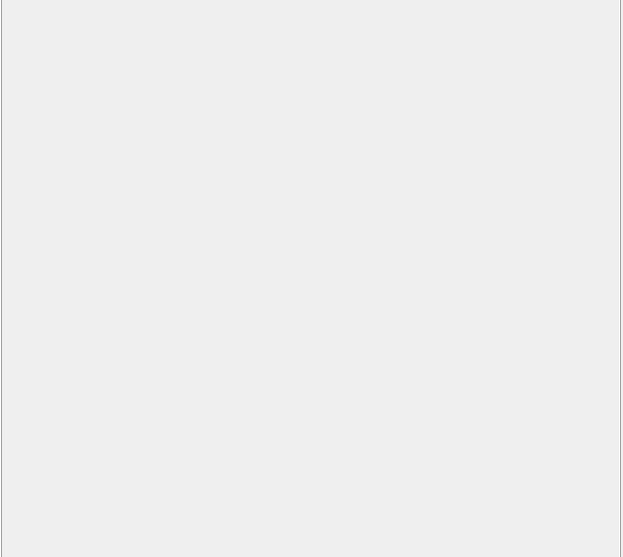
<?xml version="1.0" encoding="UTF-8"?>
<ui version="4.0">
 <class>Form</class>
 <widget class="QWidget" name="Form">
  <property name="geometry">
   <rect>
    <x>0</x>
    <y>0</y>
    <width>623</width>
    <height>557</height>
   </rect>
  </property>
  <property name="windowTitle">
   <string>Form</string>
  </property>
  <widget class="QLabel" name="label">
   <property name="geometry">
    <rect>
     <x>0</x>
     <y>-10</y>
     <width>621</width>
     <height>571</height>
    </rect>
   </property>
   <property name="frameShape">
    <enum>QFrame::Box</enum>
   </property>
   <property name="frameShadow">
    <enum>QFrame::Raised</enum>
   </property>
   <property name="text">
    <string/>
   </property>
   <property name="pixmap">
    <pixmap>img/лог.PNG</pixmap>
   </property>
   <property name="scaledContents">
    <bool>false</bool>
   </property>
  </widget>
 </widget>
 <resources/>
 <connections/>
</ui>
